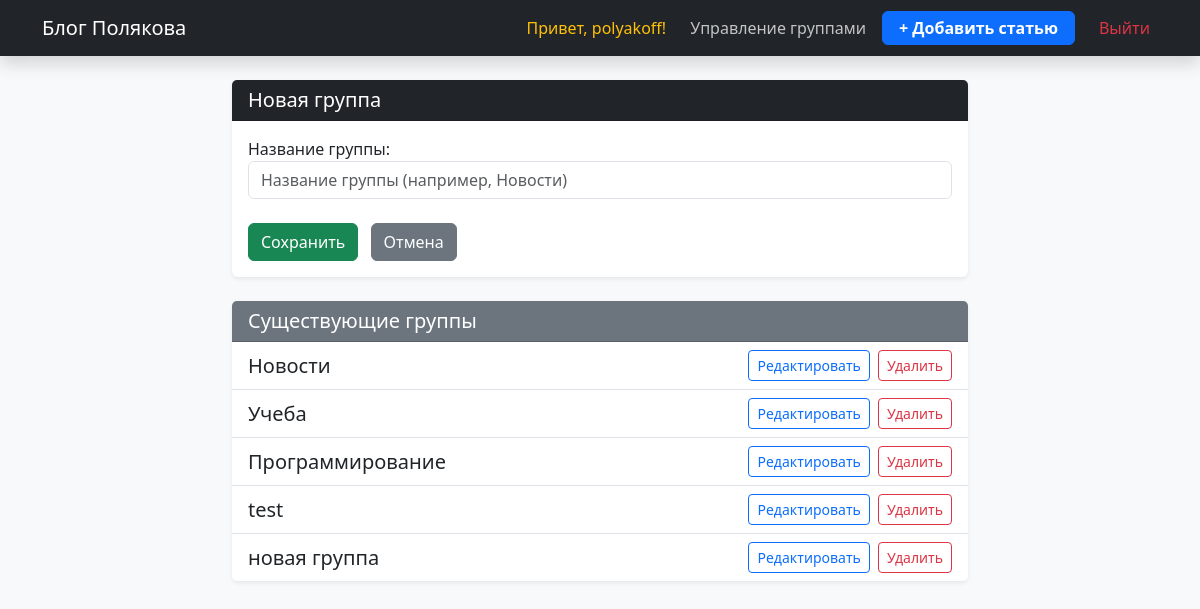
Page /category/new/ (signed in) on the committed database.
### blog/models.py (models this page shows, shortened)
class Category(models.Model):
    name = models.CharField(max_length=100, verbose_name="Название группы")

### blog/views.py (the view)
# urls.py: path('category/new/', views.category_create, name='category_create'),
@login_required
def category_create(request):
    if not request.user.is_superuser:
        return redirect('article_list')
    categories = Category.objects.all()
    if request.method == 'POST':
        form = CategoryForm(request.POST)
        if form.is_valid():
            form.save()
            return redirect('category_create')
    else:
        form = CategoryForm()
    return render(request, 'blog/category_form.html', {'form': form, 'categories': categories})

### blog/forms.py
class CategoryForm(forms.ModelForm):
    class Meta:
        model = Category
        fields = ['name']
        widgets = {
            'name': forms.TextInput(attrs={'class': 'form-control', 'placeholder': 'Название группы (например, Новости)'}),
        }

### blog/templates/blog/category_form.html (shortened to what this page needs)
{% extends 'blog/base.html' %}
{% block content %}
<div class="row justify-content-center">
    <div class="col-md-8">
        <div class="card shadow-sm border-0 mb-4">
            <div class="card-header bg-dark text-white">
                <h5 class="mb-0">{% if form.instance.pk %}Редактирование группы{% else %}Новая группа{% endif %}</h5>
            </div>
            <div class="card-body">
                <form method="POST">
                    {{ form.as_p }}
                    <button type="submit" class="btn btn-success mt-2">Сохранить</button>
                    <a href="{% if form.instance.pk %}{% url 'category_create' %}{% else %}{% url 'article_list' %}{% endif %}" class="btn btn-secondary mt-2 ms-2">Отмена</a>
                </form>
            </div>
        </div>
        {% if categories %}
        <div class="card shadow-sm border-0">
            <div class="card-header bg-secondary text-white">
                <h5 class="mb-0">Существующие группы</h5>
            </div>
            <ul class="list-group list-group-flush">
                {% for cat in categories %}
                <li class="list-group-item d-flex justify-content-between align-items-center">
                    <span class="fs-5">{{ cat.name }}</span>
                    <div>
                        <a href="{% url 'category_update' cat.pk %}" class="btn btn-sm btn-outline-primary">Редактировать</a>
                        <a href="{% url 'category_delete' cat.pk %}" class="btn btn-sm btn-outline-danger ms-1">Удалить</a>
                    </div>
                </li>
                {% empty %}
                <li class="list-group-item text-muted">Групп пока нет.</li>
                {% endfor %}
            </ul>
        </div>
        {% endif %}
    </div>
</div>
{% endblock %}

### blog/templates/blog/base.html (shortened to what this page needs)
<!DOCTYPE html>
<html lang="ru">
<head>
    <link href="https://cdn.jsdelivr.net/npm/bootstrap@5.3.0/dist/css/bootstrap.min.css" rel="stylesheet">
</head>
<body class="bg-light">
    <nav class="navbar navbar-expand-lg navbar-dark bg-dark mb-4 shadow">
        <div class="container">
            <a class="navbar-brand" href="{% url 'article_list' %}">Блог Полякова</a>
            <div class="d-flex">
                <ul class="navbar-nav ms-auto align-items-center">
                    {% if user.is_authenticated %}
                        <li class="nav-item me-3"><span class="text-warning">Привет, {{ user.username }}!</span></li>
                        {% if user.is_superuser %}
                            <li class="nav-item me-2"><a class="nav-link text-light opacity-75" href="{% url 'category_create' %}">Управление группами</a></li>
                        {% endif %}
                        <li class="nav-item"><a class="btn btn-primary text-white fw-bold px-3 py-1" href="{% url 'article_create' %}">+ Добавить статью</a></li>
                        <li class="nav-item ms-3"><a class="nav-link text-danger" href="{% url 'logout' %}">Выйти</a></li>
                    {% else %}
                        <li class="nav-item"><a class="nav-link" href="{% url 'login' %}">Войти</a></li>
                        <li class="nav-item"><a class="nav-link btn btn-primary text-white ms-2" href="{% url 'register' %}">Регистрация</a></li>
                    {% endif %}
                </ul>
            </div>
        </div>
    </nav>
    <div class="container">
        {% block content %}
        {% endblock %}
    </div>
</body>
</html>

### rows in the picture
Category: name "Новости"
Category: name "Учеба"
Category: name "Программирование"
Category: name "test"
Category: name "новая группа"

### other values in the picture
{{ user.username }} "polyakoff"
